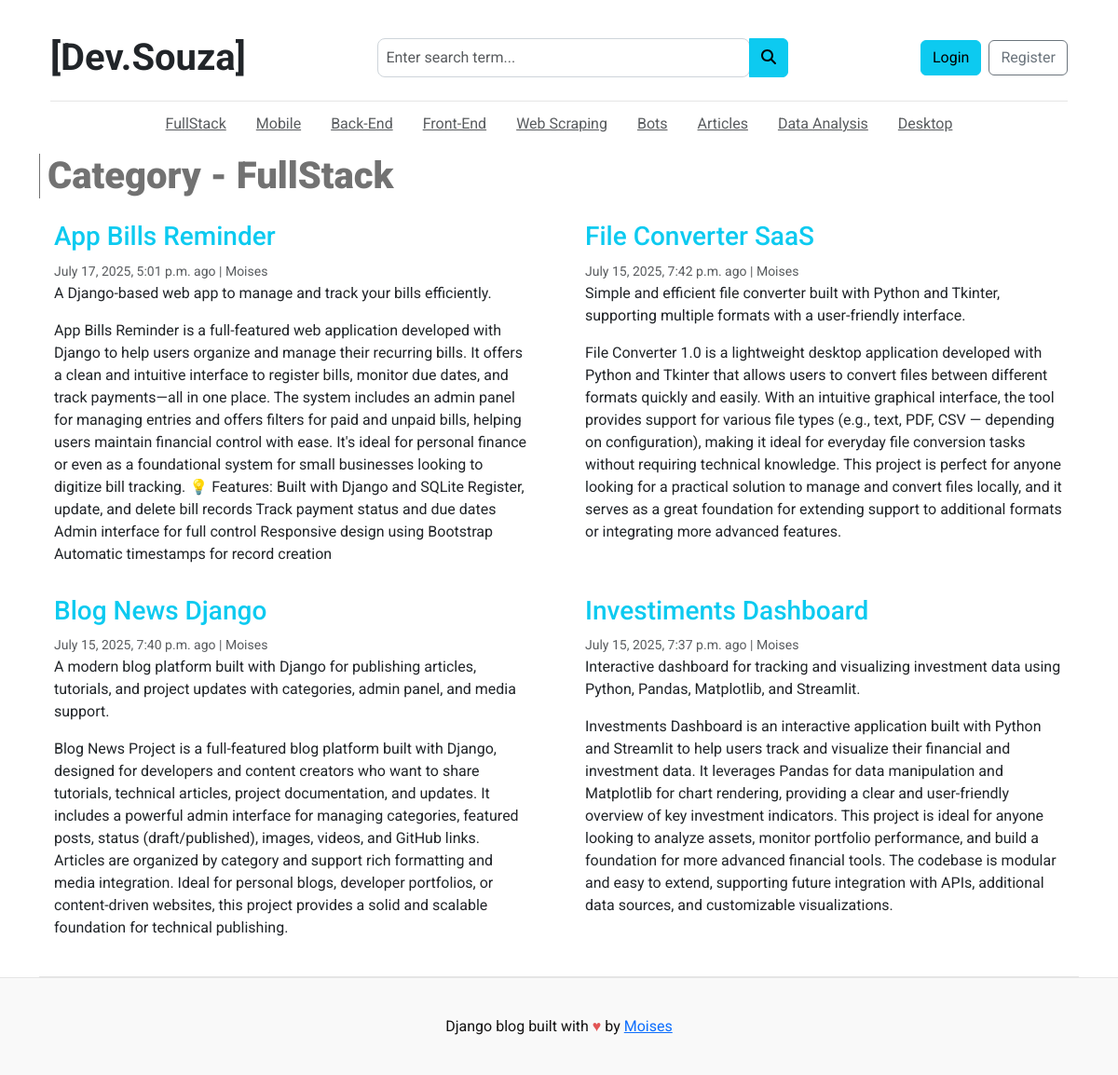
Before: /category/2/ with the older database file.
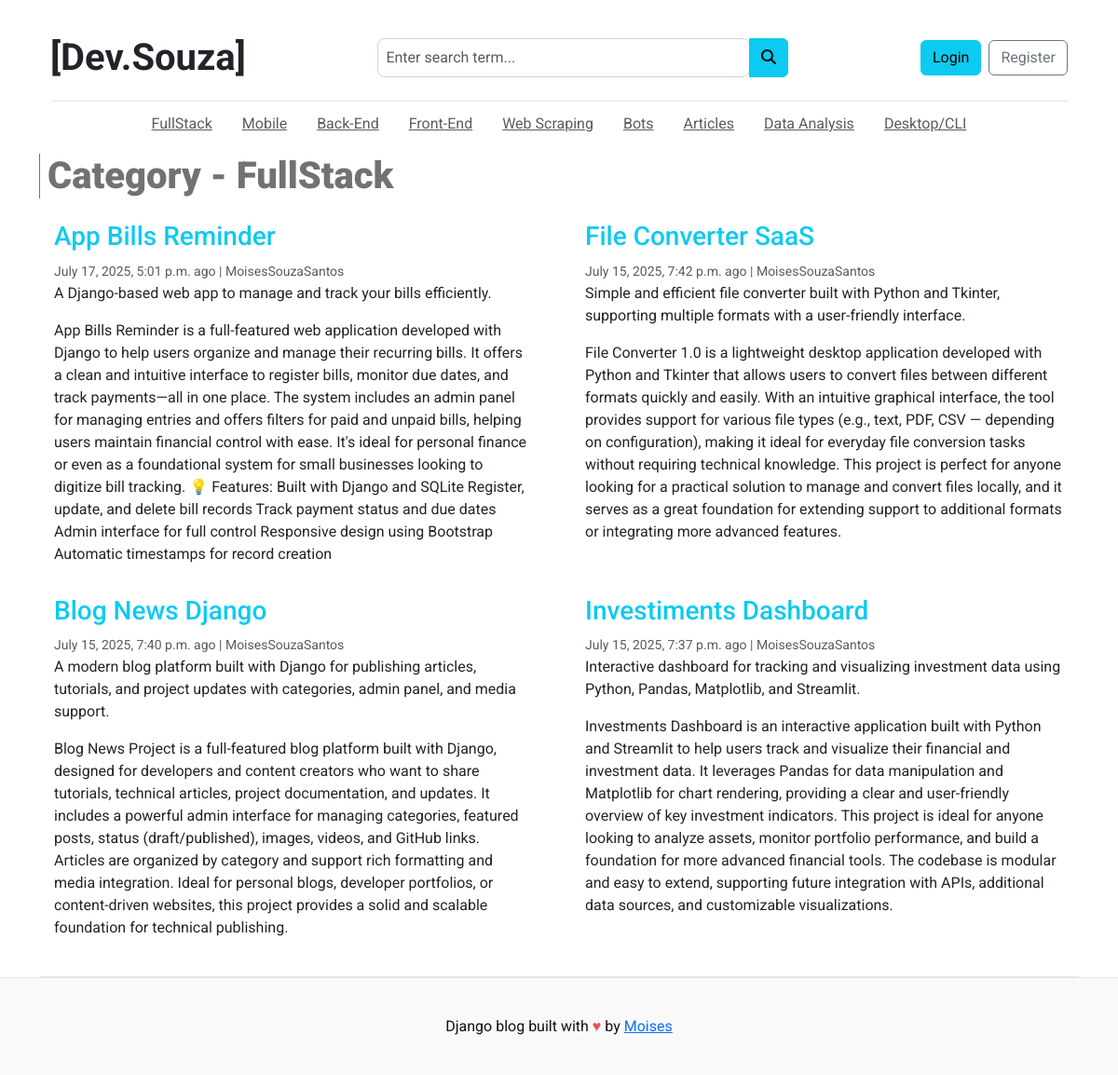
After: the same page with the newer database file.
### blog_projects/models.py (models this page shows, shortened)
class Category(models.Model):
    category_name = models.CharField(max_length=100)
    updated_at = models.DateTimeField(auto_now=True)
    created_at = models.DateTimeField(auto_now_add=True)
    class Meta:
        verbose_name_plural = "categories"

class Blog(models.Model):
    title = models.CharField(max_length=200)
    slug = models.SlugField(max_length=200, unique=True)
    category = models.ForeignKey(Category, on_delete=models.CASCADE)
    author = models.ForeignKey(User, on_delete=models.CASCADE)
    technologies = models.CharField(max_length=200)
    video = models.FileField(upload_to='projects/videos/', blank=True, null=True)
    image = models.ImageField(upload_to='uploads/%Y/%m/%d')
    short_description = RichTextField()
    blog_body = RichTextField()
    status = models.CharField(max_length=20,choices=STATUS_CHOICES, default='Draft')
    url_demo_live = models.CharField(blank=True, null=True)
    url_github = models.URLField(max_length=255,blank=True, null=True)
    is_featured = models.BooleanField(default=False)
    created_at = models.DateTimeField(auto_now_add=True)
    updated_at = models.DateTimeField(auto_now=True)
    class Meta:
        verbose_name_plural = "blogs"
        ordering = ['-created_at']  # Order by creation date descending

### blog_projects/views.py (the view)
# urls.py: path('category/<int:category_id>/', views.posts_by_category, name='posts_by_category'),
def posts_by_category(request, category_id):
    categories = Category.objects.all()
    category = Category.objects.get(id=category_id)
    blogs = Blog.objects.filter(category=category, status='Published')
    context = {
        'blogs': blogs,
        'category': category.category_name,
        'categories': categories,
        'selected_category': category,
    }
    return render(request, 'posts_by_category.html', context)

### templates/posts_by_category.html (shortened to what this page needs)
{% extends "base.html" %}
{% load static %}
{% block content %}
<h1 class="container-container">Category - {{ category }}</h1>
<div class="row mb-2">
{% if blogs%}
  {% for post in blogs %}
    <div class="col-md-6">
      <div class="card border-0" >
        <div class="card-body">
          <a href="{% url 'post_detail' post.slug %}" style="text-decoration:none;"><h3 class="text-info">{{ post.title }}</h3></a>
          <small class="mb-1 text-muted">{{post.created_at}} ago | {{post.author}}</small>
          <p class="card-text">{{ post.short_description | safe }}</p>
          <p class="card-text">{{ post.blog_body | safe }}</p>
        </div>
      </div>
    </div>
  {% endfor %}
{% else %}
    <div class="col-md-12">
        <div class="alert alert-info" role="alert">
        No posts available in this category.
        </div>
    </div>
    {% endif %}
    </div>
</div>
{% endblock %}

### templates/base.html (shortened to what this page needs)
{% load static %}
<!DOCTYPE html>
<html lang="en">
<head>
  <link href="https://cdn.jsdelivr.net/npm/bootstrap@5.3.0/dist/css/bootstrap.min.css" rel="stylesheet">
  <link rel="stylesheet" href="https://cdnjs.cloudflare.com/ajax/libs/font-awesome/6.5.1/css/all.min.css">
  <link rel="stylesheet" href="https://cdn.jsdelivr.net/npm/bootstrap-icons@1.11.3/font/bootstrap-icons.css">
  <link rel="stylesheet" href="{% static 'css/style.css' %}?v=2">
</head>
<body>
    <div class="container">
      <header class="blog-header py-3">
        <div class="container">
  <header class="blog-header py-3">
    <div class="row flex-nowrap justify-content-between align-items-center">
      <div class="col-12 col-lg-auto text-center text-lg-start mb-3 mb-lg-0">
        <a class="fw-bold blog-header-logo text-dark" href="{% url 'home' %}" style="text-decoration:none;">[Dev.Souza]</a>
      </div>
      <div class="col-12 col-lg-5 mx-auto mb-3 mb-lg-0">
        <form action="{% url 'search' %}" method="GET">
          <div class="input-group">
            <input id="input" class="form-control" type="text" name="keyword" placeholder="Enter search term..." aria-label="Enter search term..." aria-describedby="button-search" value="{{ request.GET.keyword }}">
            <button type="submit" class="btn btn-info" id="button-search"><i class="fas fa-search"></i></button>
          </div>
        </form>
      </div>
      <div class="col-12 col-lg-auto d-flex justify-content-center justify-content-lg-end align-items-center">
        {% if not user.is_authenticated %}
          <a class="btn btn-info me-2" href="{% url 'login' %}">Login</a>
          <a class="btn btn-outline-secondary" href="{% url 'register' %}">Register</a>
        {% else %}
          <a class="btn btn-info me-2" href="{% url 'dashboard' %}">Dashboard</a>
          <a class="btn btn-outline-danger" href="{% url 'logout' %}">Logout</a>
        {% endif %}
      </div>
    </div>
  </header>
  <div class="nav-scroller py-1 mb-2">
    <nav class="nav d-flex">
      {% for cat in categories %}
      <a id="navbar" class="p-2 text-muted" href="{% url 'posts_by_category' cat.id %}">{{ cat.category_name }}</a>
      {% endfor %}
    </nav>
  </div>
</div>
{% block content %}
{% endblock %}
<footer id="blog-footer" class="blog-footer">
  <p>Django blog built with <span style="color: #e25555;">&hearts;</span> by <a href="https://github.com/LinuxEater" target="_blank">Moises</a></p>
</footer>
</body>
</html>

### static/css/style.css (style rules this page uses)
body { font-family: 'Roboto'!important; }
.blog-header { border-bottom: 1px solid #e5e5e5; }
.blog-header-logo { font-family: "Roboto", Georgia, "Times New Roman", serif; font-size: 2.50rem; }
h1, h2, h3, h4, h5, h6 { font-family: "Roboto", Georgia, "Times New Roman", serif; }
.blog-footer { padding: 2.5rem 0; color: #131212; text-align: center; background-color: #f9f9f9; border-top: .05rem solid #e5e5e5; }
.blog-footer p:last-child { margin-bottom: 0; }
.container-container,#posts-card { color: #727272; font-family: 'Roboto', sans-serif; font-weight: 1000; border-left: #727272 solid 0.1rem; padding-left: 0.5rem; }
#navbar { transition: all 0.5s ease-in-out; margin: 0 0.5rem; }
.nav-scroller .nav { justify-content: center; }
#input { border-radius: 0.5rem; border: 0.1rem solid #ced4da; padding: 0.5rem; }

Changed rows visible on the page:
changed Category: category_name "Desktop" → "Desktop/CLI"
changed through a linked row, Blog "App Bills Reminder": author "Moises" → "MoisesSouzaSantos"
changed through a linked row, Blog "File Converter SaaS": author "Moises" → "MoisesSouzaSantos"
changed through a linked row, Blog "Blog News Django": author "Moises" → "MoisesSouzaSantos"
changed through a linked row, Blog "Investiments Dashboard": author "Moises" → "MoisesSouzaSantos"
